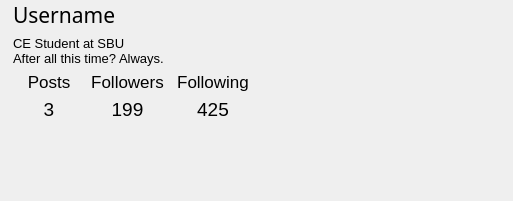
<?xml version="1.0" encoding="UTF-8"?>
<ui version="4.0">
 <class>Form</class>
 <widget class="QWidget" name="Form">
  <property name="geometry">
   <rect>
    <x>0</x>
    <y>0</y>
    <width>513</width>
    <height>201</height>
   </rect>
  </property>
  <property name="windowTitle">
   <string>Form</string>
  </property>
  <widget class="QWidget" name="horizontalLayoutWidget_3">
   <property name="geometry">
    <rect>
     <x>0</x>
     <y>0</y>
     <width>513</width>
     <height>201</height>
    </rect>
   </property>
   <layout class="QHBoxLayout" name="profile_layout">
    <property name="sizeConstraint">
     <enum>QLayout::SetFixedSize</enum>
    </property>
    <item>
     <widget class="QLabel" name="profile_pic">
      <property name="text">
       <string/>
      </property>
      <property name="pixmap">
       <pixmap>Assets/Profile_thumbnail.png</pixmap>
      </property>
      <property name="alignment">
       <set>Qt::AlignCenter</set>
      </property>
     </widget>
    </item>
    <item>
     <layout class="QVBoxLayout" name="left_layout">
      <item>
       <widget class="QLabel" name="username_label">
        <property name="sizePolicy">
         <sizepolicy hsizetype="Fixed" vsizetype="Preferred">
          <horstretch>0</horstretch>
          <verstretch>0</verstretch>
         </sizepolicy>
        </property>
        <property name="font">
         <font>
          <family>123Marker</family>
          <pointsize>16</pointsize>
         </font>
        </property>
        <property name="text">
         <string>Username</string>
        </property>
        <property name="scaledContents">
         <bool>false</bool>
        </property>
        <property name="alignment">
         <set>Qt::AlignLeading|Qt::AlignLeft|Qt::AlignVCenter</set>
        </property>
        <property name="wordWrap">
         <bool>false</bool>
        </property>
       </widget>
      </item>
      <item>
       <widget class="QLabel" name="biography_label">
        <property name="sizePolicy">
         <sizepolicy hsizetype="Fixed" vsizetype="Preferred">
          <horstretch>0</horstretch>
          <verstretch>0</verstretch>
         </sizepolicy>
        </property>
        <property name="font">
         <font>
          <pointsize>10</pointsize>
         </font>
        </property>
        <property name="text">
         <string>CE Student at SBU
After all this time? Always.</string>
        </property>
       </widget>
      </item>
      <item>
       <layout class="QHBoxLayout" name="down_layout">
        <item>
         <layout class="QVBoxLayout" name="posts_layout">
          <item>
           <widget class="QLabel" name="posts_label">
            <property name="font">
             <font>
              <family>MS Shell Dlg 2</family>
              <pointsize>13</pointsize>
              <weight>50</weight>
              <bold>false</bold>
             </font>
            </property>
            <property name="text">
             <string>Posts</string>
            </property>
            <property name="alignment">
             <set>Qt::AlignCenter</set>
            </property>
           </widget>
          </item>
          <item>
           <widget class="QLabel" name="noPosts_label">
            <property name="font">
             <font>
              <pointsize>14</pointsize>
             </font>
            </property>
            <property name="text">
             <string>3</string>
            </property>
            <property name="alignment">
             <set>Qt::AlignCenter</set>
            </property>
           </widget>
          </item>
         </layout>
        </item>
        <item>
         <layout class="QVBoxLayout" name="followers_layout">
          <item>
           <widget class="QLabel" name="followers_label">
            <property name="font">
             <font>
              <pointsize>13</pointsize>
             </font>
            </property>
            <property name="text">
             <string>Followers</string>
            </property>
            <property name="alignment">
             <set>Qt::AlignCenter</set>
            </property>
           </widget>
          </item>
          <item>
           <widget class="QLabel" name="noFollowers_label">
            <property name="font">
             <font>
              <pointsize>14</pointsize>
             </font>
            </property>
            <property name="text">
             <string>199</string>
            </property>
            <property name="alignment">
             <set>Qt::AlignCenter</set>
            </property>
           </widget>
          </item>
         </layout>
        </item>
       </layout>
      </item>
     </layout>
    </item>
    <item>
     <layout class="QVBoxLayout" name="right_layout">
      <item>
       <layout class="QHBoxLayout" name="buttons_layout">
        <item>
         <widget class="QPushButton" name="download_button">
          <property name="sizePolicy">
           <sizepolicy hsizetype="Preferred" vsizetype="Preferred">
            <horstretch>0</horstretch>
            <verstretch>0</verstretch>
           </sizepolicy>
          </property>
          <property name="cursor">
           <cursorShape>PointingHandCursor</cursorShape>
          </property>
          <property name="focusPolicy">
           <enum>Qt::StrongFocus</enum>
          </property>
          <property name="contextMenuPolicy">
           <enum>Qt::DefaultContextMenu</enum>
          </property>
          <property name="text">
           <string/>
          </property>
          <property name="icon">
           <iconset>
            <normaloff>Assets/download.png</normaloff>Assets/download.png</iconset>
          </property>
          <property name="iconSize">
           <size>
            <width>40</width>
            <height>40</height>
           </size>
          </property>
          <property name="flat">
           <bool>true</bool>
          </property>
         </widget>
        </item>
        <item>
         <widget class="QPushButton" name="remove_button">
          <property name="sizePolicy">
           <sizepolicy hsizetype="Preferred" vsizetype="Preferred">
            <horstretch>0</horstretch>
            <verstretch>0</verstretch>
           </sizepolicy>
          </property>
          <property name="cursor">
           <cursorShape>PointingHandCursor</cursorShape>
          </property>
          <property name="text">
           <string/>
          </property>
          <property name="icon">
           <iconset>
            <normaloff>Assets/remove.png</normaloff>Assets/remove.png</iconset>
          </property>
          <property name="iconSize">
           <size>
            <width>40</width>
            <height>40</height>
           </size>
          </property>
          <property name="flat">
           <bool>true</bool>
          </property>
         </widget>
        </item>
       </layout>
      </item>
      <item>
       <widget class="QLabel" name="empty_label">
        <property name="text">
         <string/>
        </property>
       </widget>
      </item>
      <item>
       <layout class="QVBoxLayout" name="following_layout">
        <item>
         <widget class="QLabel" name="following_label">
          <property name="font">
           <font>
            <pointsize>13</pointsize>
           </font>
          </property>
          <property name="text">
           <string>Following</string>
          </property>
          <property name="alignment">
           <set>Qt::AlignCenter</set>
          </property>
         </widget>
        </item>
        <item>
         <widget class="QLabel" name="noFollowing_label">
          <property name="font">
           <font>
            <pointsize>14</pointsize>
           </font>
          </property>
          <property name="text">
           <string>425</string>
          </property>
          <property name="alignment">
           <set>Qt::AlignCenter</set>
          </property>
         </widget>
        </item>
       </layout>
      </item>
     </layout>
    </item>
    <item>
     <widget class="QPushButton" name="view_button">
      <property name="sizePolicy">
       <sizepolicy hsizetype="Maximum" vsizetype="Preferred">
        <horstretch>0</horstretch>
        <verstretch>0</verstretch>
       </sizepolicy>
      </property>
      <property name="cursor">
       <cursorShape>PointingHandCursor</cursorShape>
      </property>
      <property name="text">
       <string/>
      </property>
      <property name="icon">
       <iconset>
        <normaloff>Assets/view.png</normaloff>Assets/view.png</iconset>
      </property>
      <property name="iconSize">
       <size>
        <width>30</width>
        <height>30</height>
       </size>
      </property>
      <property name="flat">
       <bool>true</bool>
      </property>
     </widget>
    </item>
   </layout>
  </widget>
 </widget>
 <resources/>
 <connections/>
</ui>
